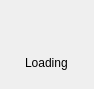
<?xml version="1.0" encoding="UTF-8"?>
<ui version="4.0">
 <class>splashscreen</class>
 <widget class="QWidget" name="splashscreen">
  <property name="geometry">
   <rect>
    <x>0</x>
    <y>0</y>
    <width>94</width>
    <height>89</height>
   </rect>
  </property>
  <property name="windowTitle">
   <string>Form</string>
  </property>
  <layout class="QVBoxLayout" name="verticalLayout" stretch="0,0">
   <item alignment="Qt::AlignHCenter">
    <widget class="QLabel" name="lbl_icon">
     <property name="text">
      <string/>
     </property>
     <property name="pixmap">
      <pixmap>../imgs/icon.ico</pixmap>
     </property>
    </widget>
   </item>
   <item alignment="Qt::AlignHCenter">
    <widget class="QLabel" name="label">
     <property name="text">
      <string>Loading</string>
     </property>
    </widget>
   </item>
  </layout>
 </widget>
 <resources/>
 <connections/>
</ui>
